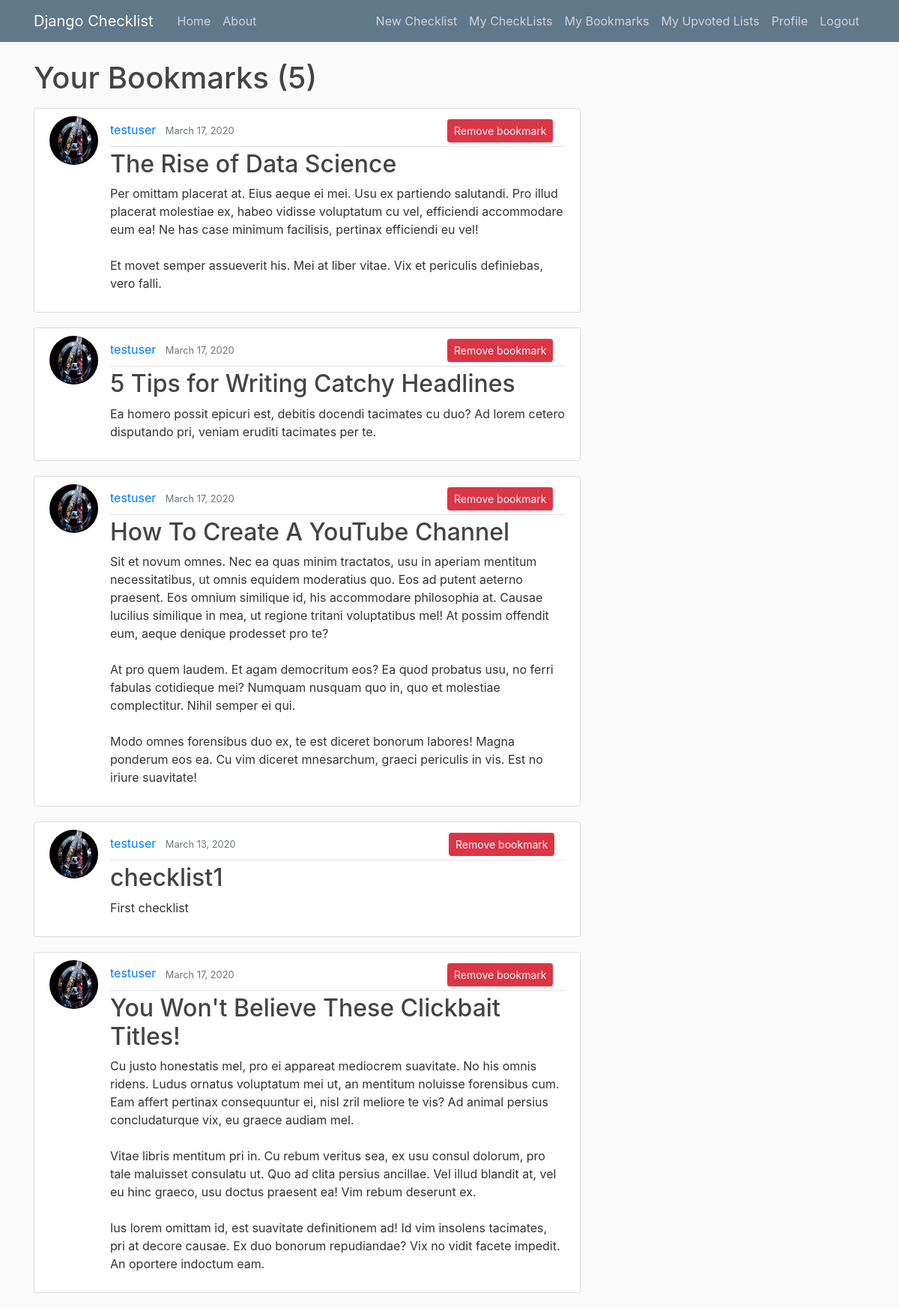
/bookmarks/ (signed in), run on an earlier commit of the app's database.
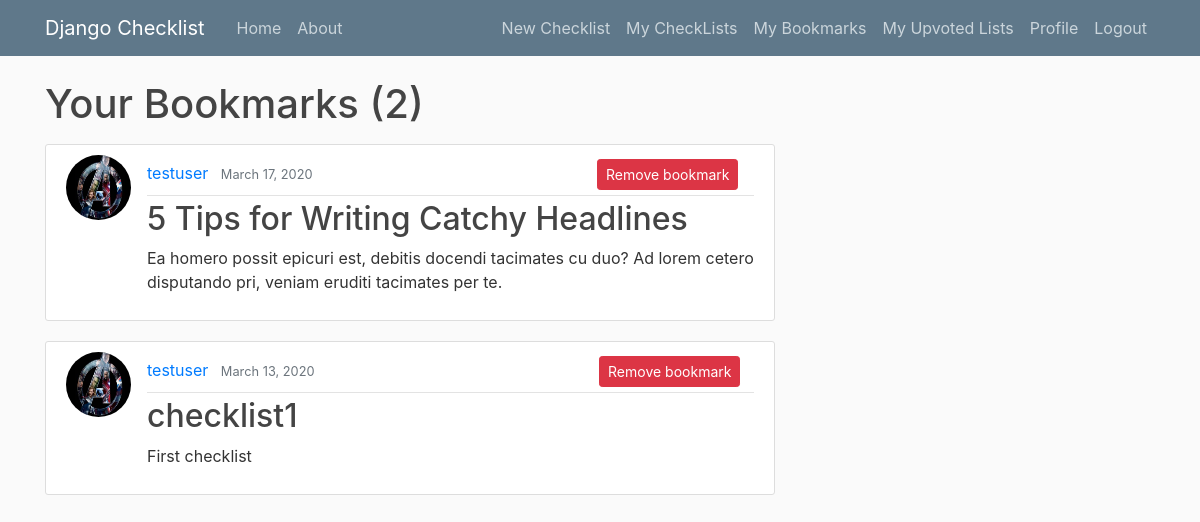
And on a later commit of the database.
### checklist/models.py (models this page shows, shortened)
class Bookmark(models.Model):
	user = models.ForeignKey(User, on_delete=models.CASCADE)
	checklist = models.ForeignKey(Checklist, on_delete=models.CASCADE)

class Checklist(models.Model):
	title = models.CharField(max_length=100)
	content = models.TextField()
	date_posted = models.DateTimeField(default=timezone.now)
	author = models.ForeignKey(User, on_delete = models.CASCADE)
	visibility = models.IntegerField(default=0)

### users/models.py (models this page shows, shortened)
class Profile(models.Model):
	user = models.OneToOneField(User, on_delete = models.CASCADE)
	image = models.ImageField(default='default.jpg', upload_to='profile_pics')

### checklist/views.py (the view)
# urls.py: path('bookmarks/', BookmarkChecklistListView.as_view(), name='bookmarks'),
class BookmarkChecklistListView(ListView):
	model = Bookmark
	template_name = 'checklist/bookmark_checklists.html'
	context_object_name = 'bookmarks_var'
	paginate_by = 5
	def get_queryset(self):
		return Bookmark.objects.filter(user=self.request.user)

### checklist/templates/checklist/bookmark_checklists.html (shortened to what this page needs)
{% extends "checklist/base.html" %}
{% block content %}
	<h1 class="mb-3">Your Bookmarks ({{ page_obj.paginator.count }})</h1>
	{% for bookmark in bookmarks_var %}
		<article class="media content-section">
			<img class="rounded-circle article-img" src="{{ bookmark.checklist.author.profile.image.url }}">
			<div class="media-body">
				<div class="article-metadata">
					<a class="mr-2" href="{% url 'user-checklists' bookmark.checklist.author.username %}">{{ bookmark.checklist.author }}</a>
					<small class="text-muted">{{ bookmark.checklist.date_posted|date:'F d, Y' }}</small>
					<a style="margin-left: 280px" class="btn btn-danger btn-sm mt-1 mb-1 mr-1" href="{% url 'checklist-bookmark' bookmark.checklist.id %}">Remove bookmark</a>
				</div>
				<h2><a class="article-title" href="{% url 'checklist-detail' bookmark.checklist.id %}">{{ bookmark.checklist.title }}</a></h2>
				<p class="article-content">{{ bookmark.checklist.content }}</p>
			</div>
		</article>
	{% endfor %}
{% endblock content  %}

What changed in the data, as far as the page shows it:
removed Bookmark: checklist.author.profile.image (placeholder picture), checklist.author "testuser", checklist.date_posted "March 17, 2020", checklist "The Rise of Data Science", checklist.content "Per omittam placerat at. Eius aeque ei mei. Usu ex partiendo salutandi. Pro illud placerat molestiae ex, habeo vidisse voluptatum cu vel, efficiendi accommodare eum ea! Ne has case minimum facilisis, pertinax efficiendi eu vel! Et movet semper assueverit his. Mei at liber vitae. Vix et periculis definiebas, vero falli."
removed Bookmark: checklist.author.profile.image (placeholder picture), checklist.author "testuser", checklist.date_posted "March 17, 2020", checklist "How To Create A YouTube Channel", checklist.content "Sit et novum omnes. Nec ea quas minim tractatos, usu in aperiam mentitum necessitatibus, ut omnis equidem moderatius quo. Eos ad putent aeterno praesent. Eos omnium similique id, his accommodare philosophia at. Causae lucilius similique in mea, ut regione tritani voluptatibus mel! At possim offendit eum, aeque denique prodesset pro te? At pro quem laudem. Et agam democritum eos? Ea quod probatus usu, no ferri fabulas cotidieque mei? Numquam nusquam quo in, quo et molestiae complectitur. Nihil semper ei qui. Modo omnes forensibus duo ex, te est diceret bonorum labores! Magna ponderum eos ea. Cu vim diceret mnesarchum, graeci periculis in vis. Est no iriure suavitate!"
removed Bookmark: checklist.author.profile.image (placeholder picture), checklist.author "testuser", checklist.date_posted "March 17, 2020", checklist "You Won't Believe These Clickbait Titles!", checklist.content "Cu justo honestatis mel, pro ei appareat mediocrem suavitate. No his omnis ridens. Ludus ornatus voluptatum mei ut, an mentitum noluisse forensibus cum. Eam affert pertinax consequuntur ei, nisl zril meliore te vis? Ad animal persius concludaturque vix, eu graece audiam mel. Vitae libris mentitum pri in. Cu rebum veritus sea, ex usu consul dolorum, pro tale maluisset consulatu ut. Quo ad clita persius ancillae. Vel illud blandit at, vel eu hinc graeco, usu doctus praesent ea! Vim rebum deserunt ex. Ius lorem omittam id, est suavitate definitionem ad! Id vim insolens tacimates, pri at decore causae. Ex duo bonorum repudiandae? Vix no vidit facete impedit. An oportere indoctum eam."
Also different on the page:
{{ page_obj.paginator.count }}: "5" → "2"
